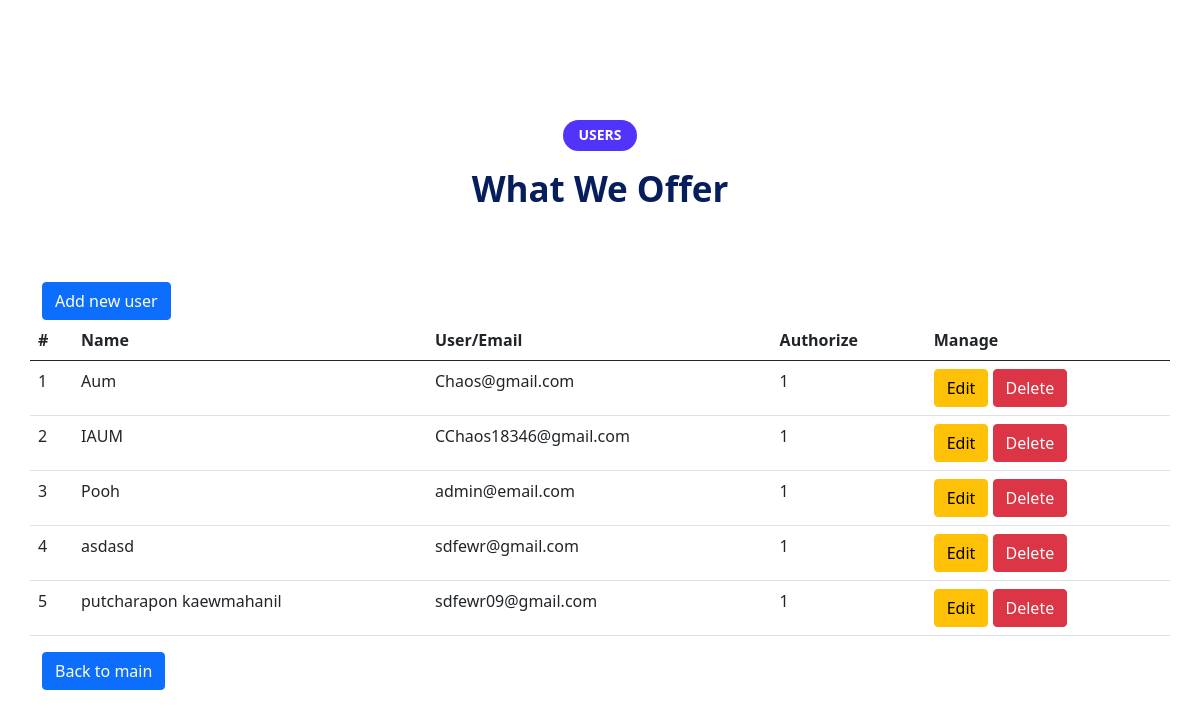
The app's page /user (signed in) with its own data.
### tables this page shows
CREATE TABLE "username" (
	"username"	TEXT NOT NULL,
	"fullname"	TEXT,
	"password"	TEXT,
	"authorize"	INTEGER,
	PRIMARY KEY("username")
);

### app.py (the view)
@app.route("/user", methods=["GET"])
def user():
    if session['audit'] == True:
        conn = sql.connect(database)
        cur = conn.cursor()
        sql_select = """
        SELECT fullname,username,authorize
        From username
        ORDER BY fullname
        """
        cur.execute(sql_select)
        record = cur.fetchall()
        conn.close()
        return render_template("user.html", user=record)
    else:
        return redirect('/sign-in')

### templates/user.html (shortened to what this page needs)
<!DOCTYPE html>
<html class="no-js" lang="zxx">
<head>
    <link rel="stylesheet" href="{{ url_for('static', filename='css/bootstrap.min.css') }}" />
    <link rel="stylesheet" href="{{ url_for('static', filename='css/LineIcons.2.0.css') }}" />
    <link rel="stylesheet" href="{{ url_for('static', filename='css/animate.css') }}" />
    <link rel="stylesheet" href="{{ url_for('static', filename='css/tiny-slider.css') }}" />
    <link rel="stylesheet" href="{{ url_for('static', filename='css/glightbox.min.css') }}" />
    <link rel="stylesheet" href="{{ url_for('static', filename='css/main.css') }}" />
    <link href="https://cdn.jsdelivr.net/npm/bootstrap@5.0.2/dist/css/bootstrap.min.css" rel="stylesheet">
</head>
<body>
    <section class="services style3 section">
        <div class="container">
            <div class="row">
                <div class="col-12">
                    <div class="section-title">
                        <h3 class="wow zoomIn" data-wow-delay=".2s">Users</h3>
                        <h2 class="wow fadeInUp" data-wow-delay=".4s">What we offer</h2>
                    </div>
                </div>
            </div>
            <a class="btn btn-primary" href="/user-add" role="button">Add new user</a>
            <div class="row">
                <table class="table">
                    <thead>
                        <tr>
                            <th scope="col">#</th>
                            <th scope="col">Name</th>
                            <th scope="col">User/Email</th>
                            <th scope="col">Authorize</th>
                            <th scope="col">Manage</th>
                        </tr>
                    </thead>
                    <tbody>
                        {% for name in user %}
                        <tr>
                            <td scope="row">{{ loop.index }}</td>
                            <td>{{ name[0] }}</td>
                            <td>{{ name[1] }}</td>
                            <td>{{ name[2] }}</td>
                            <td>
                                <a class="btn btn-warning" href="/user-edit/{{ name[1] }}" role="button">Edit</a>
                                <a class="btn btn-danger" href="/user-delete/{{ name[1] }}" role="button">Delete</a>
                            </td>
                        </tr>
                        {% endfor %}
                    </tbody>
                </table>
            </div>
            <a class="btn btn-primary" href="/main-program" role="button">Back to main</a>
        </div>
    </section>
</body>
</html>

### records on screen
username: fullname "Aum", username "Chaos@gmail.com", authorize "1"
username: fullname "IAUM", username "CChaos18346@gmail.com", authorize "1"
username: fullname "Pooh", username "admin@email.com", authorize "1"
username: fullname "asdasd", username "sdfewr@gmail.com", authorize "1"
username: fullname "putcharapon kaewmahanil", username "sdfewr09@gmail.com", authorize "1"
